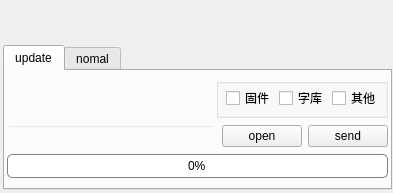
<?xml version="1.0" encoding="UTF-8"?>
<ui version="4.0">
 <class>Widget</class>
 <widget class="QWidget" name="Widget">
  <property name="windowModality">
   <enum>Qt::NonModal</enum>
  </property>
  <property name="geometry">
   <rect>
    <x>0</x>
    <y>0</y>
    <width>393</width>
    <height>193</height>
   </rect>
  </property>
  <property name="maximumSize">
   <size>
    <width>16777215</width>
    <height>400</height>
   </size>
  </property>
  <property name="focusPolicy">
   <enum>Qt::WheelFocus</enum>
  </property>
  <property name="windowTitle">
   <string>Widget</string>
  </property>
  <layout class="QGridLayout" name="gridLayout">
   <property name="leftMargin">
    <number>3</number>
   </property>
   <property name="topMargin">
    <number>9</number>
   </property>
   <property name="rightMargin">
    <number>1</number>
   </property>
   <property name="bottomMargin">
    <number>3</number>
   </property>
   <property name="horizontalSpacing">
    <number>0</number>
   </property>
   <property name="verticalSpacing">
    <number>6</number>
   </property>
   <item row="0" column="0">
    <widget class="QLabel" name="label">
     <property name="minimumSize">
      <size>
       <width>0</width>
       <height>30</height>
      </size>
     </property>
     <property name="text">
      <string/>
     </property>
    </widget>
   </item>
   <item row="1" column="0">
    <widget class="QTabWidget" name="test">
     <property name="currentIndex">
      <number>0</number>
     </property>
     <widget class="QWidget" name="update">
      <attribute name="title">
       <string>update</string>
      </attribute>
      <layout class="QGridLayout" name="gridLayout_2">
       <property name="leftMargin">
        <number>2</number>
       </property>
       <property name="topMargin">
        <number>6</number>
       </property>
       <property name="rightMargin">
        <number>2</number>
       </property>
       <property name="bottomMargin">
        <number>6</number>
       </property>
       <property name="spacing">
        <number>6</number>
       </property>
       <item row="0" column="1" colspan="3">
        <widget class="QGroupBox" name="groupBox">
         <property name="maximumSize">
          <size>
           <width>16777215</width>
           <height>40</height>
          </size>
         </property>
         <property name="title">
          <string/>
         </property>
         <widget class="QCheckBox" name="gujian">
          <property name="geometry">
           <rect>
            <x>10</x>
            <y>12</y>
            <width>47</width>
            <height>16</height>
           </rect>
          </property>
          <property name="tabletTracking">
           <bool>false</bool>
          </property>
          <property name="text">
           <string>固件</string>
          </property>
          <property name="autoExclusive">
           <bool>false</bool>
          </property>
         </widget>
         <widget class="QCheckBox" name="ziku">
          <property name="geometry">
           <rect>
            <x>63</x>
            <y>12</y>
            <width>47</width>
            <height>16</height>
           </rect>
          </property>
          <property name="tabletTracking">
           <bool>false</bool>
          </property>
          <property name="text">
           <string>字库</string>
          </property>
          <property name="autoExclusive">
           <bool>false</bool>
          </property>
         </widget>
         <widget class="QCheckBox" name="qita">
          <property name="geometry">
           <rect>
            <x>116</x>
            <y>12</y>
            <width>47</width>
            <height>16</height>
           </rect>
          </property>
          <property name="text">
           <string>其他</string>
          </property>
         </widget>
        </widget>
       </item>
       <item row="2" column="0" colspan="4">
        <widget class="QProgressBar" name="progressBar">
         <property name="styleSheet">
          <string notr="true">QProgressBar{
border: 1px solid grey;
border-radius: 5px;
text-align: center;
}
QProgressBar::chunk{
background-color: #CD96CD;
width: 10px;
margin: 0.5px;
}</string>
         </property>
         <property name="value">
          <number>0</number>
         </property>
         <property name="textVisible">
          <bool>true</bool>
         </property>
        </widget>
       </item>
       <item row="1" column="2">
        <widget class="QPushButton" name="open">
         <property name="styleSheet">
          <string notr="true"/>
         </property>
         <property name="text">
          <string>open</string>
         </property>
        </widget>
       </item>
       <item row="1" column="0" colspan="2">
        <widget class="QLineEdit" name="edit_open">
         <property name="focusPolicy">
          <enum>Qt::NoFocus</enum>
         </property>
         <property name="contextMenuPolicy">
          <enum>Qt::DefaultContextMenu</enum>
         </property>
         <property name="autoFillBackground">
          <bool>false</bool>
         </property>
         <property name="styleSheet">
          <string notr="true">background-color:transparent;</string>
         </property>
         <property name="readOnly">
          <bool>true</bool>
         </property>
         <property name="clearButtonEnabled">
          <bool>false</bool>
         </property>
        </widget>
       </item>
       <item row="0" column="0">
        <spacer name="horizontalSpacer">
         <property name="orientation">
          <enum>Qt::Horizontal</enum>
         </property>
         <property name="sizeHint" stdset="0">
          <size>
           <width>208</width>
           <height>20</height>
          </size>
         </property>
        </spacer>
       </item>
       <item row="1" column="3">
        <widget class="QPushButton" name="send">
         <property name="text">
          <string>send</string>
         </property>
        </widget>
       </item>
      </layout>
     </widget>
     <widget class="QWidget" name="tab_2">
      <attribute name="title">
       <string>nomal</string>
      </attribute>
      <layout class="QGridLayout" name="gridLayout_3">
       <property name="leftMargin">
        <number>2</number>
       </property>
       <property name="topMargin">
        <number>6</number>
       </property>
       <property name="rightMargin">
        <number>2</number>
       </property>
       <property name="bottomMargin">
        <number>6</number>
       </property>
       <property name="horizontalSpacing">
        <number>3</number>
       </property>
       <item row="0" column="0" colspan="4">
        <widget class="QTextEdit" name="textEdit"/>
       </item>
       <item row="1" column="0">
        <spacer name="horizontalSpacer_2">
         <property name="orientation">
          <enum>Qt::Horizontal</enum>
         </property>
         <property name="sizeHint" stdset="0">
          <size>
           <width>181</width>
           <height>20</height>
          </size>
         </property>
        </spacer>
       </item>
       <item row="1" column="1">
        <widget class="QCheckBox" name="isHex">
         <property name="text">
          <string>hex</string>
         </property>
        </widget>
       </item>
       <item row="1" column="2">
        <widget class="QCheckBox" name="addCR">
         <property name="text">
          <string>CR&lt;\n&gt;</string>
         </property>
        </widget>
       </item>
       <item row="1" column="3">
        <widget class="QPushButton" name="pushButton">
         <property name="text">
          <string>Send</string>
         </property>
        </widget>
       </item>
      </layout>
     </widget>
    </widget>
   </item>
  </layout>
 </widget>
 <layoutdefault spacing="6" margin="11"/>
 <resources/>
 <connections/>
</ui>
